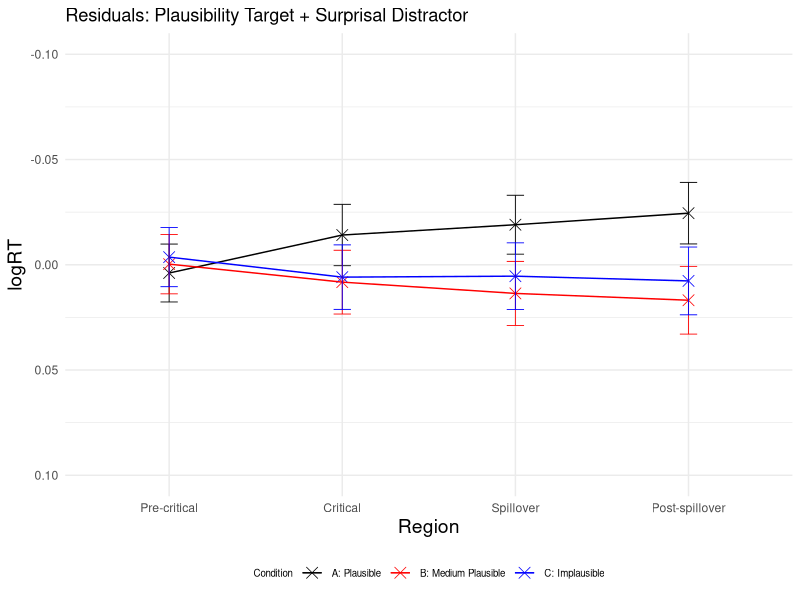
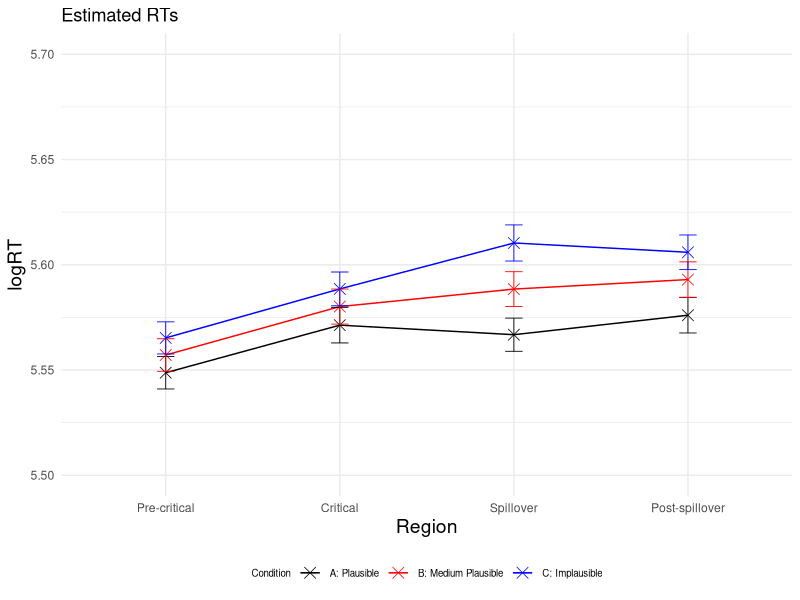
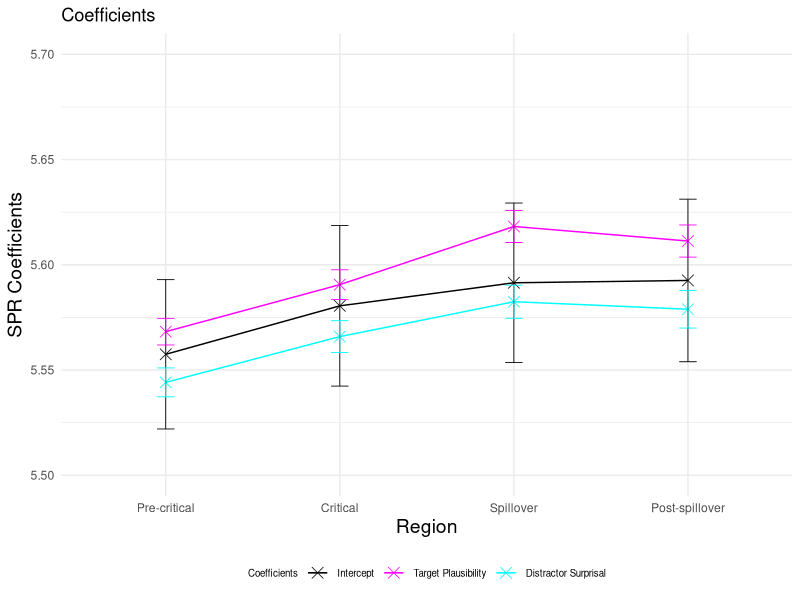
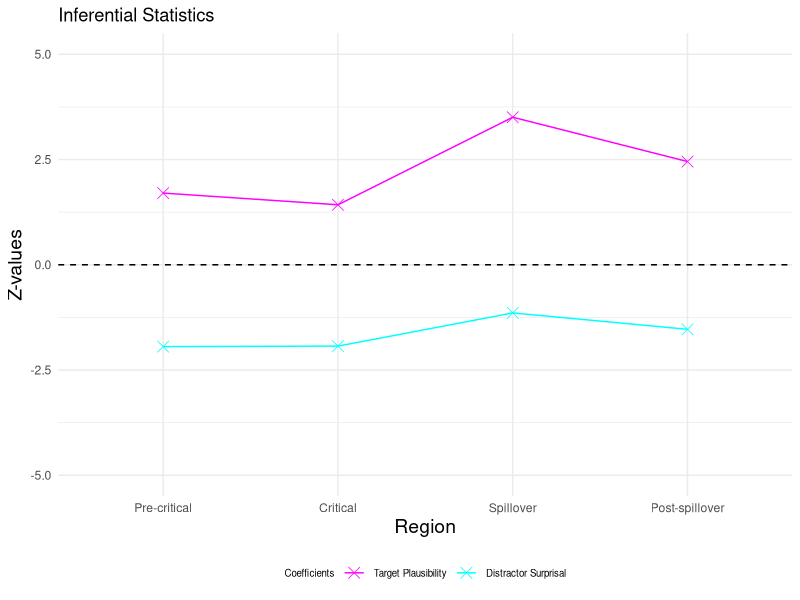
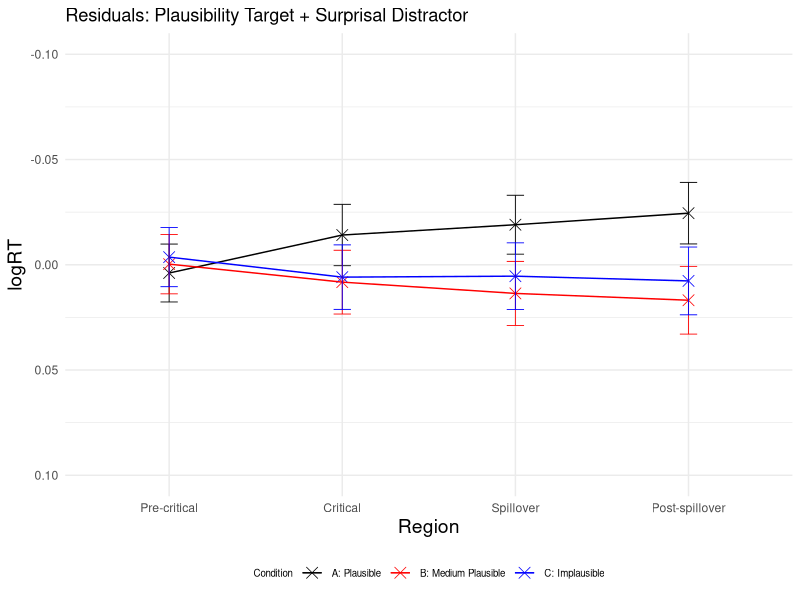
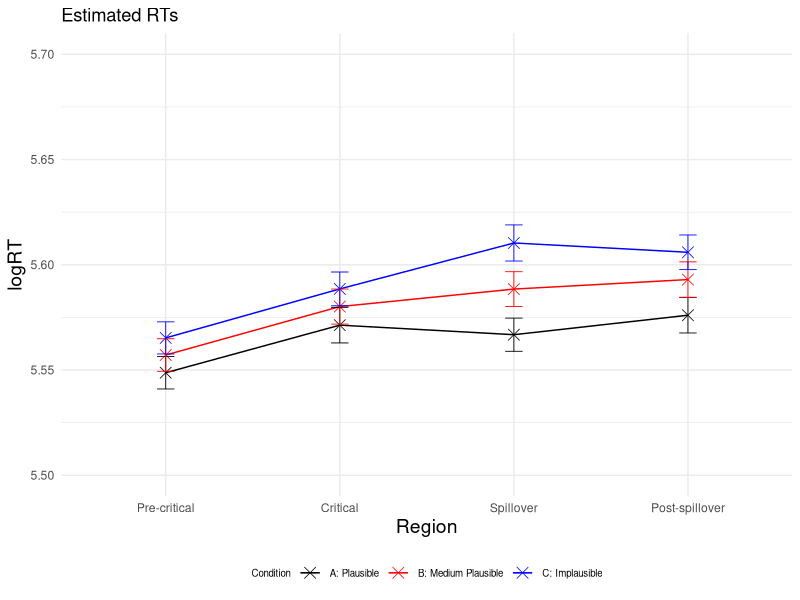
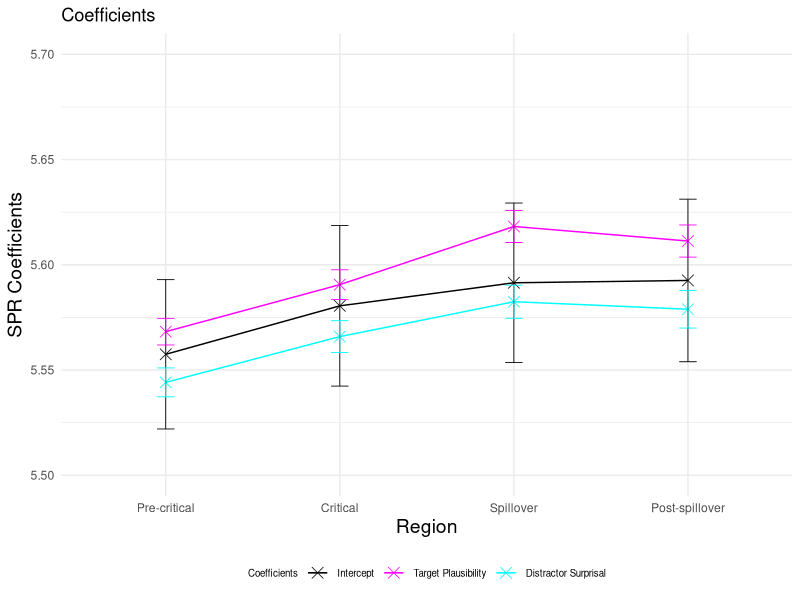
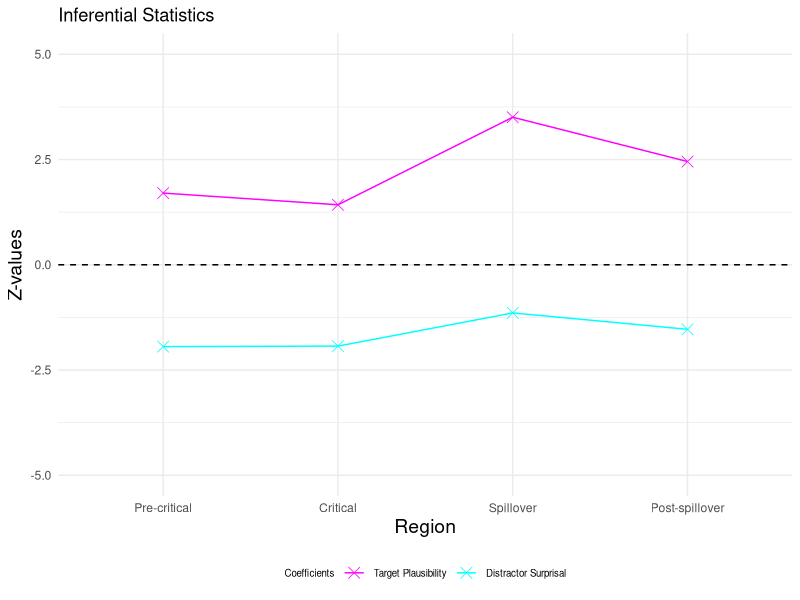

Write the R code that produced these figures, in order.
### LMER ###
# load lme4 package
library(lme4)
library(lmerTest)
library(dplyr)
library(ggplot2)

setwd("~/Downloads/Master_Thesis/3_SPR_Study/Results_SPR_Plaus_Ratings/")
GP6 <- read.csv("GP6SPR_processed.csv")

residuals <- data.frame(
  Region = character(0),
  Condition = character(0),
  Residual = numeric(0),
  SE_Residual = numeric(0)
)

logRT_estimated <- data.frame(
  Region = character(0),
  Condition = character(0),
  Estimated_logRT = numeric(0),
  SE_Estimated = numeric(0)
)

p_values <- data.frame(
  Region = character(0),
  p_value_plausibility_target = numeric(0),
  p_value_surprisal_distractor = numeric(0)
)

SPR_coefficients <- data.frame(
  Region = character(0),
  Estimate = character(0),
  Estimate_value = numeric(0),
  Estimate_error = numeric(0),
  Z_value = numeric(0)
)


regions <- c("Pre-critical", "Critical", "Spillover", "Post-spillover") 
conditions <- c("A", "B", "C") 

for (region in regions) 
{
  # Precritical region
  region_subset <- subset(GP6, Region == region)

  # standardise predictors
  region_subset$scaled_Plaus_per_region <- scale(region_subset$SPR_Plaus_Rating)
  region_subset$scaled_Surprisaldist_per_region <- scale(region_subset$Surprisal_distractor)
  # invert predictor plausibility
  region_subset$inverted_scaled_Plaus_per_region <- (region_subset$scaled_Plaus_per_region) * (-1)
  #log transform reading times
  region_subset$logRT_per_region <- log(region_subset$ReadingTime)
  
  
  # define and run the linear mixed-effects regression model for the precritical region 
  model_per_region <- lmerTest::lmer(logRT_per_region ~ inverted_scaled_Plaus_per_region + scaled_Surprisaldist_per_region + 
                              (1 + inverted_scaled_Plaus_per_region + scaled_Surprisaldist_per_region | Subject) + 
                              (1 + inverted_scaled_Plaus_per_region + scaled_Surprisaldist_per_region | Item), data = region_subset)
  
  # print the summary of the model
  summary_per_region <- summary(model_per_region)
  print(summary_per_region)
  
  # calculate p-values
  p_values_per_region <- summary_per_region$coefficients[, "Pr(>|t|)"]
  new_row_p_value <- data.frame(Region = region, 
                                p_value_plausibility_target = p_values_per_region[2], 
                                p_value_surprisal_distractor = p_values_per_region[3])
  p_values <- rbind(p_values, new_row_p_value)
  
  # extract intercept and coefficients added to intercept
  coefficients_per_region <- summary_per_region$coefficients
  intercept <- coefficients_per_region["(Intercept)", 1]
  plaus_target_coeff <- coefficients_per_region["(Intercept)", 1] + coefficients_per_region["inverted_scaled_Plaus_per_region", 1]
  surprisal_distractor_coeff <- coefficients_per_region["(Intercept)", 1] + coefficients_per_region["scaled_Surprisaldist_per_region", 1]
  
  # add error bars for coefficients and intercept
  new_row_coefficient <- data.frame(Region = region, 
                                    Estimate = "Intercept", 
                                    Estimate_value = intercept, 
                                    Estimate_error = coefficients_per_region["(Intercept)", 2],
                                    Z_value = 0)
  SPR_coefficients <- rbind(SPR_coefficients, new_row_coefficient)
  
  new_row_coefficient <- data.frame(Region = region,
                                    Estimate = "Plausability",
                                    Estimate_value = plaus_target_coeff,
                                    Estimate_error = coefficients_per_region["inverted_scaled_Plaus_per_region", 2],
                                    Z_value = coefficients_per_region["inverted_scaled_Plaus_per_region", 1] / coefficients_per_region["inverted_scaled_Plaus_per_region", 2])
  SPR_coefficients <- rbind(SPR_coefficients, new_row_coefficient)
  
  new_row_coefficient <- data.frame(Region = region,
                                    Estimate = "Surprisal", 
                                    Estimate_value = surprisal_distractor_coeff, 
                                    Estimate_error = coefficients_per_region["scaled_Surprisaldist_per_region", 2],
                                    Z_value = coefficients_per_region["scaled_Surprisaldist_per_region", 1] / coefficients_per_region["scaled_Surprisaldist_per_region", 2])
  SPR_coefficients <- rbind(SPR_coefficients, new_row_coefficient)
  
  for (condition in conditions)
  {
    #####predict condition A, precritical#####
    region_per_condition <- subset(region_subset, Condition == condition)
    region_per_condition$region_per_condition_Predicted <- predict(model_per_region, newdata = region_per_condition,  type = "response")
    
    # calculate residuals
    Residual_region_per_condition <- mean(region_per_condition$logRT_per_region) - mean(region_per_condition$region_per_condition_Predicted)
    Residual_region_per_condition
    # observed RT for condition A precritical
    region_per_condition_logRT_observed <- mean(region_per_condition$logRT_per_region)
   # if (condition == "C") 
   #  {
   #  print(region_per_condition_logRT_observed)
   # }
    # estimated RT for condition A precritical
    region_per_condition_logRT_estimated <- mean(region_per_condition$region_per_condition_Predicted)
    region_per_condition_logRT_estimated
    
    # calculate standard error for residuals
    SE_residuals_region_per_condition <- sqrt(sd(region_per_condition$logRT, na.rm = TRUE)^2/length(region_per_condition$logRT) + sd(region_per_condition$region_per_condition_Predicted, na.rm = TRUE)^2/length(region_per_condition$region_per_condition_Predicted))
    
    new_row_residuals <- data.frame(Region = region, Condition = condition, Residual = Residual_region_per_condition, SE_Residual = SE_residuals_region_per_condition)
    residuals <- rbind(residuals, new_row_residuals)
    
    # calculate standard error for logRT estimated
    ##
    SE_estimated_region_per_condition <- sd(region_per_condition$region_per_condition_Predicted, na.rm = TRUE) / sqrt(length(region_per_condition$region_per_condition_Predicted)) 
    
    new_row_logRT_estimated <- data.frame(Region = region, Condition = condition, Estimated_logRT = region_per_condition_logRT_estimated, SE_Estimated = SE_estimated_region_per_condition)
    logRT_estimated <- rbind(logRT_estimated, new_row_logRT_estimated)
  }
}

# plot residuals
# Create a line plot 
p <- ggplot(residuals, aes(x = factor(Region, levels = c("Pre-critical", "Critical", "Spillover", "Post-spillover")), 
                           y = Residual, color = Condition, group = Condition)) + geom_point(shape = 4, size = 3.5, stroke = 0.4) + geom_line(linewidth=0.5) + ylim (0.10, -0.10)
p <- p + theme_minimal() + geom_errorbar(aes(ymin=Residual-SE_Residual, ymax=Residual+SE_Residual), width=.1, size=0.3) 
p <- p + scale_color_manual(name="Condition", labels=c("A: Plausible", "B: Medium Plausible", "C: Implausible"), values=c("#000000", "#FF0000", "#0000FF"))
p <- p + labs(x="Region", y="logRT", title = "Residuals: Plausibility Target + Surprisal Distractor") 
p <- p + theme(legend.position="bottom", legend.text=element_text(size=7), legend.title=element_text(size=7), axis.title.x = element_text(size = 14), axis.title.y = element_text(size = 14)) 
p 

ggsave("Residuals_Plot.pdf", p, width=4, height=4)


# plot estimated logRTs
# Create a line plot 
p <- ggplot(logRT_estimated, aes(x = factor(Region, levels = c("Pre-critical", "Critical", "Spillover", "Post-spillover")), 
                                 y = Estimated_logRT, color = Condition, group = Condition)) + geom_point(shape = 4, size = 3.5, stroke = 0.4) + geom_line(linewidth=0.5) + ylim (5.5, 5.7)
p <- p + theme_minimal() + geom_errorbar(aes(ymin=Estimated_logRT-SE_Estimated, ymax=Estimated_logRT+SE_Estimated), width=.1, size=0.3) 
p <- p + scale_color_manual(name="Condition", labels=c("A: Plausible", "B: Medium Plausible", "C: Implausible"), values=c("#000000", "#FF0000", "#0000FF"))
p <- p + labs(x="Region", y="logRT", title = "Estimated RTs") 
p <- p + theme(legend.position="bottom", legend.text=element_text(size=7), legend.title=element_text(size=7), axis.title.x = element_text(size = 14), axis.title.y = element_text(size = 14)) 
p 
ggsave("Estimated_RTs_Plot.pdf", p, width=4, height=4)

# plot intercept and coefficients added to intercept
p <- ggplot(SPR_coefficients, aes(x = factor(Region, levels = c("Pre-critical", "Critical", "Spillover", "Post-spillover")), 
                                 y = Estimate_value, color = Estimate, group = Estimate)) + geom_point(shape = 4, size = 3.5, stroke = 0.4) + geom_line(linewidth=0.5) + ylim (5.5, 5.7)
p <- p + theme_minimal() + geom_errorbar(aes(ymin=Estimate_value-Estimate_error, ymax=Estimate_value+Estimate_error), width=.1, size=0.3) 
p <- p + scale_color_manual(name="Coefficients", labels=c("Intercept", "Target Plausibility", "Distractor Surprisal"), values=c("#000000", "#FF00FF", "#00FFFF"))
p <- p + labs(x="Region", y="SPR Coefficients", title = "Coefficients") 
p <- p + theme(legend.position="bottom", legend.text=element_text(size=7), legend.title=element_text(size=7), axis.title.x = element_text(size = 14), axis.title.y = element_text(size = 14)) 
p 
ggsave("Intercept_Coefficients_Plot.pdf", p, width=4, height=4)


# plot effect sizes (z-vaues)
Effect_sizes <- subset(SPR_coefficients, Estimate != 'Intercept')

p <- ggplot(Effect_sizes, aes(x = factor(Region, levels = c("Pre-critical", "Critical", "Spillover", "Post-spillover")), 
                                  y = Z_value, color = Estimate, group = Estimate)) + geom_point(shape = 4, size = 3.5, stroke = 0.4) + geom_line(linewidth=0.5) + ylim (-5, 5)
p <- p + geom_hline(yintercept=0, linetype=2)
p <- p + theme_minimal()
p <- p + scale_color_manual(name="Coefficients", labels=c( "Target Plausibility", "Distractor Surprisal"), values=c("#FF00FF", "#00FFFF"))
p <- p + labs(x="Region", y="Z-values", title = "Inferential Statistics") 
p <- p + theme(legend.position="bottom", legend.text=element_text(size=7), legend.title=element_text(size=7), axis.title.x = element_text(size = 14), axis.title.y = element_text(size = 14)) 
p 
ggsave("Z_values_Plot.pdf", p, width=4, height=4)
